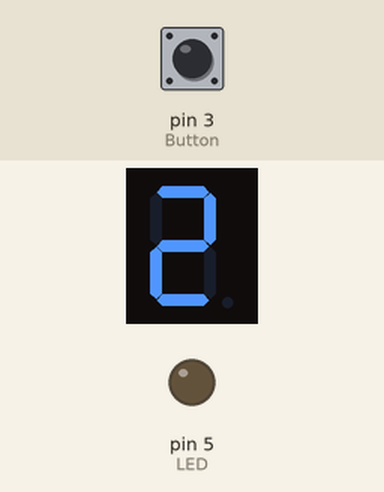
This sketch was run on a simulated Arduino Uno, built with avr-gcc and run on an emulated ATmega328P. On the bench: 1-digit seven-segment display, output pins drawn as LEDs (lit = HIGH). Wiring (inferred from the names in the program): 1-digit 7-segment display, segments lit when LOW: segments pin 11, pin 10, pin 7, pin 8, pin 9, pin 12, pin 13. The test bench sets the inputs (shaded band); at power-on: pin 3 (Button) HIGH. The segment pins are drawn as the display they are named for; pins used as bus, display or sensor lines are not drawn.

Above: at 1.2 s.
1.3 s: pin 3 (Button) pulled LOW for 0.15 s
At 1.4 s:
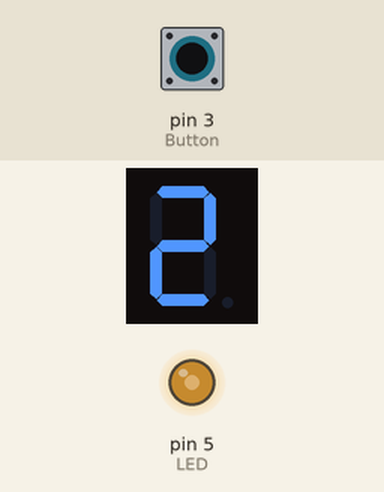
2.0 s: pin 3 (Button) pulled LOW for 1 s
At 2.9 s:
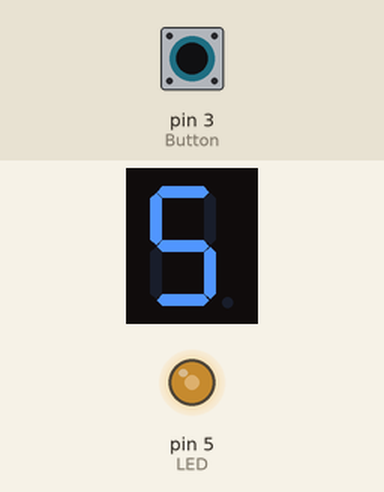
Timing chart, 0 to 5.0 s (numbered marks = the images above; inputs shaded):
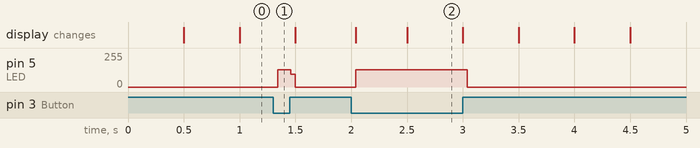

The sketch:

task1.ino
```cpp
unsigned const int a = 11;
unsigned const int b = 10;
unsigned const int c = 7;
unsigned const int d = 8;
unsigned const int e = 9;
unsigned const int f = 12;
unsigned const int g = 13;
unsigned const int dp = 6;
int ledState = LOW;         // Starea curenta a ledului
int buttonState;             // valoarea starii butonului
int lastButtonState = HIGH;   // valoarea anterioara a starii butonului
unsigned const int Button = 3;
unsigned const int LED = 5;

void setup() {
  pinMode(Button, INPUT_PULLUP);

  pinMode(LED, OUTPUT);
  digitalWrite(LED, ledState);
  pinMode(a, OUTPUT);  //A
  pinMode(b, OUTPUT);  //B
  pinMode(c, OUTPUT);  //C
  pinMode(d, OUTPUT);  //D
  pinMode(e, OUTPUT);  //E
  pinMode(f, OUTPUT);  //F
  pinMode(g, OUTPUT);  //G
  cli();

  TCCR1A = 0;
  TCCR1B = 0;
  TCNT1  = 0;

  OCR1A = 31249;            // compare match register 16MHz/256/2Hz-1
  TCCR1B |= (1 << WGM12);   // CTC mode
  TCCR1B |= (1 << CS12);    // 256 prescaler
  TIMSK1 |= (1 << OCIE1A);  // enable timer compare interrupt
  sei();
}

void turnOff()
{
  digitalWrite(a, HIGH);
  digitalWrite(b, HIGH);
  digitalWrite(c, HIGH);
  digitalWrite(d, HIGH);
  digitalWrite(e, HIGH);
  digitalWrite(f, HIGH);
  digitalWrite(g, HIGH);
}

void displayDigit(int digit)
{
  if (digit != 0 && digit != 1 && digit != 7)
    digitalWrite(g, LOW);

  //Conditions for displaying segment a
  if (digit != 1 && digit != 4)
    digitalWrite(a, LOW);

  //Conditions for displaying segment b
  if (digit != 5 && digit != 6)
    digitalWrite(b, LOW);

  //Conditions for displaying segment c
  if (digit != 2)
    digitalWrite(c, LOW);

  //Conditions for displaying segment d
  if (digit != 1 && digit != 4 && digit != 7)
    digitalWrite(d, LOW);

  //Conditions for displaying segment e
  if (digit == 2 || digit == 6 || digit == 8 || digit == 0)
    digitalWrite(e, LOW);

  //Conditions for displaying segment f
  if (digit != 1 && digit != 2 && digit != 3 && digit != 7)
    digitalWrite(f, LOW);
}

int i = 0;

ISR(TIMER1_COMPA_vect) {
  turnOff();
  displayDigit(i);
  i += 1;
  if (i == 10)
    i = 0;
}

void loop()
{
  int reading = digitalRead(Button);
  if (reading != lastButtonState) {
    ledState = !ledState;
  }
  digitalWrite(LED, ledState);
}
```

Measured:
- after the input at 1.3 s, pin 5 (LED): 0/255 → 128/255 at once, → 0/255 0.12 s later
- after the input at 2.0 s, pin 5 (LED): 0/255 → 128/255 at once, → 0/255 1.0 s later
